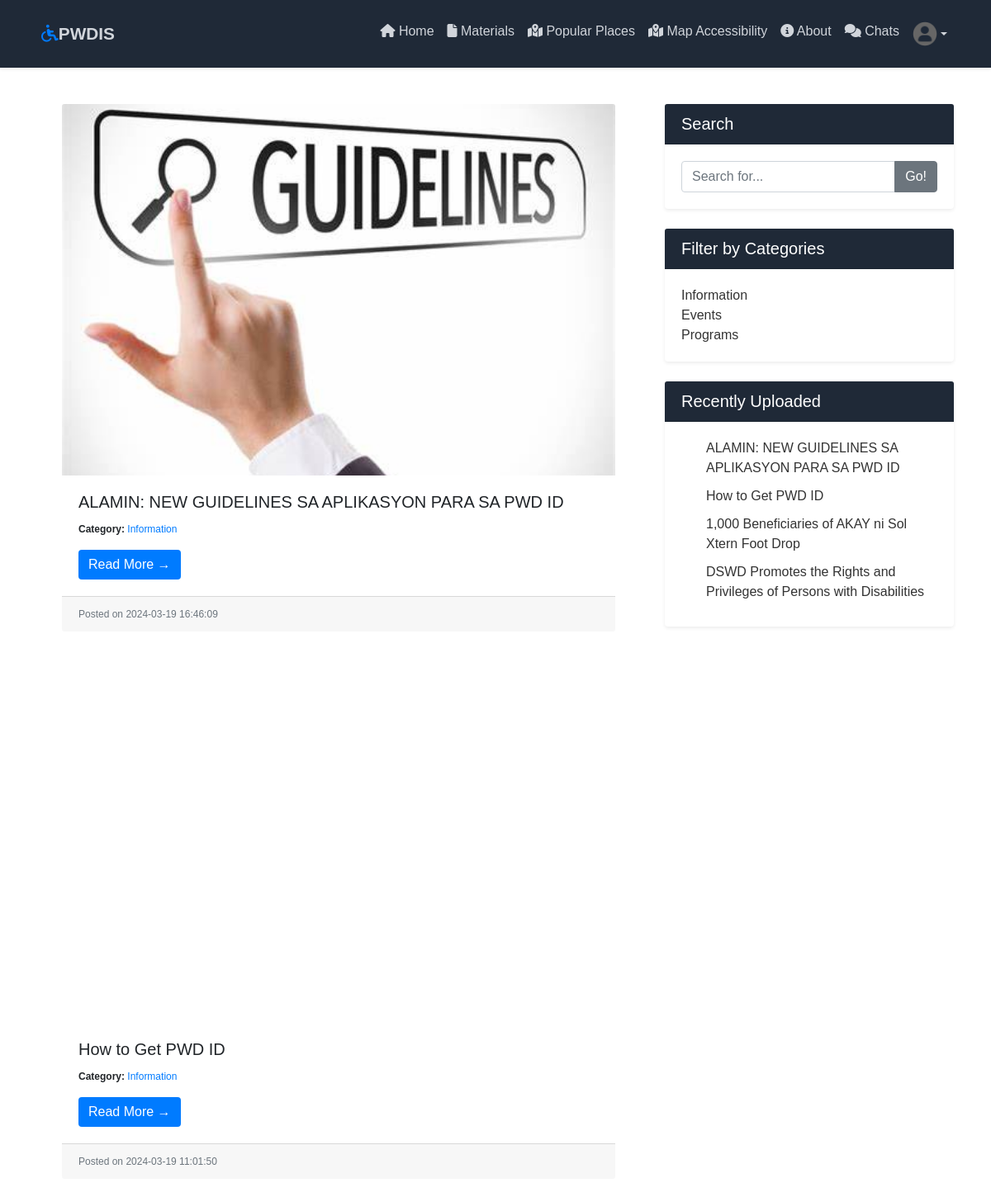
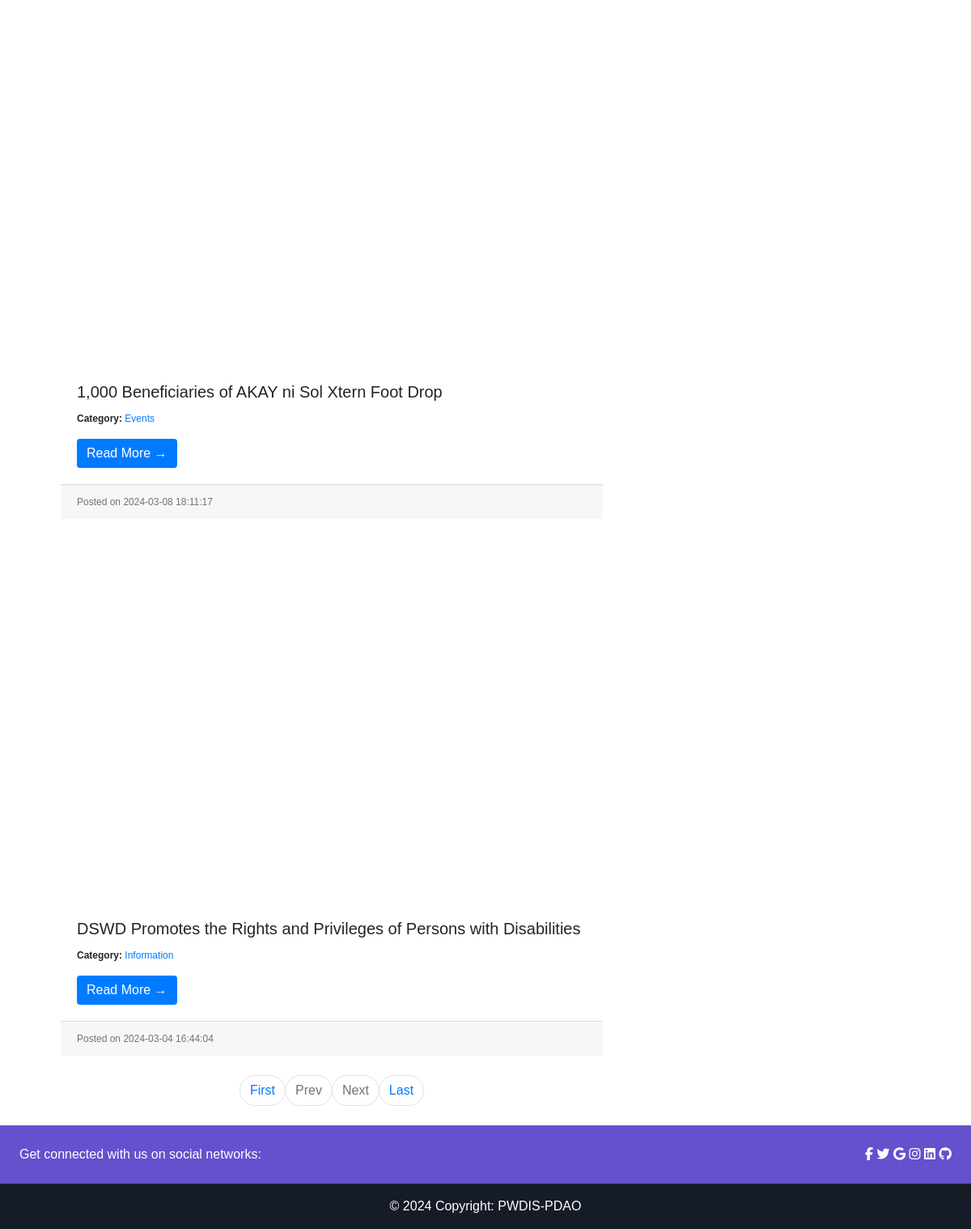
The app's page /index.php (signed in) with its own data (2 pictures, top to bottom).
### tables this page shows
CREATE TABLE `tblposts` (
  `id` int(11) NOT NULL,
  `PostTitle` longtext DEFAULT NULL,
  `CategoryId` int(11) DEFAULT NULL,
  `PostDetails` longtext DEFAULT NULL,
  `PostingDate` timestamp NULL DEFAULT current_timestamp(),
  `UpdationDate` timestamp NULL DEFAULT NULL ON UPDATE current_timestamp(),
  `Is_Active` int(1) DEFAULT NULL,
  `PostUrl` mediumtext DEFAULT NULL,
  `PostImage` varchar(255) DEFAULT NULL
);

CREATE TABLE `tblcategory` (
  `id` int(11) NOT NULL,
  `CategoryName` varchar(200) DEFAULT NULL,
  `Description` mediumtext DEFAULT NULL,
  `PostingDate` timestamp NULL DEFAULT current_timestamp(),
  `UpdationDate` timestamp NULL DEFAULT NULL,
  `Is_Active` int(1) DEFAULT NULL
);

### index.php (the view, shortened to what this page needs)
<?php
include('includes/config.php');
?>
<!DOCTYPE html>
<html lang="en">
<head>
  <link href="vendor/bootstrap/css/bootstrap.min.css" rel="stylesheet">
  <link href="css/modern-business.css" rel="stylesheet">
</head>
<body>
  <?php include('includes/header.php');
  ?>
  <div class="container">
    <div class="row" style="margin-top: 4%">
      <div class="col-md-8 card-container card-custom">
        <?php
        if (isset($_GET['pageno'])) {
          $pageno = $_GET['pageno'];
        } else {
          $pageno = 1;
        }
        $no_of_records_per_page = 8;
        $offset = ($pageno - 1) * $no_of_records_per_page;
        $total_pages_sql = "SELECT COUNT(*) FROM tblposts";
        $result = mysqli_query($con, $total_pages_sql);
        $total_rows = mysqli_fetch_array($result)[0];
        $total_pages = ceil($total_rows / $no_of_records_per_page);
        $query = mysqli_query($con, "SELECT tblposts.id as pid, tblposts.PostTitle as posttitle, tblposts.PostImage, tblcategory.CategoryName as category, tblcategory.id as cid, tblposts.PostingDate as postingdate FROM tblposts LEFT JOIN tblcategory ON tblcategory.id=tblposts.CategoryId WHERE tblposts.Is_Active=1 ORDER BY tblposts.id DESC LIMIT $offset, $no_of_records_per_page");
        while ($row = mysqli_fetch_array($query)) {
        ?>
          <div class="card mb-4">
            <div class="image-container">
              <img class="card-img-top fade-in" src="admin/postimages/<?php echo htmlentities($row['PostImage']); ?>" alt="<?php echo htmlentities($row['posttitle']); ?>">
            </div>
            <div class="card-body">
              <h5 class="card-title"><?php echo htmlentities($row['posttitle']); ?></h5>
              <p><b>Category:</b> <a href="category.php?catid=<?php echo htmlentities($row['cid']) ?>"><?php echo htmlentities($row['category']); ?></a></p>
              <a href="post-details.php?nid=<?php echo htmlentities($row['pid']) ?>" class="btn btn-primary btn-read-more">Read More &rarr;</a>
            </div>
            <div class="card-footer text-muted">
              Posted on <?php echo htmlentities($row['postingdate']); ?>
            </div>
          </div>
        <?php } ?>
        <ul class="pagination justify-content-center mb-4">
          <li class="page-item"><a href="?pageno=1" class="page-link">First</a></li>
          <li class="page-item <?php if ($pageno <= 1) echo 'disabled'; ?>">
            <a href="<?php if ($pageno > 1) echo "?pageno=" . ($pageno - 1); ?>" class="page-link">Prev</a>
          </li>
          <li class="page-item <?php if ($pageno >= $total_pages) echo 'disabled'; ?>">
            <a href="<?php if ($pageno < $total_pages) echo "?pageno=" . ($pageno + 1); ?>" class="page-link">Next</a>
          </li>
          <li class="page-item"><a href="?pageno=<?php echo $total_pages; ?>" class="page-link">Last</a></li>
        </ul>
      </div>
      <?php include('includes/right-sidebar.php'); ?>
    </div>
  </div>
  <?php include('includes/footer.php'); ?>
</body>
</html>

### includes/right-sidebar.php
<div class="col-md-4">
  <div class="card mb-4 shadow-sm">
    <h5 class="card-header">Search</h5>
    <div class="card-body">
      <form name="search" action="search.php" method="post">
        <div class="input-group">
          <input type="text" name="searchtitle" class="form-control" placeholder="Search for..." required>
          <div class="input-group-append">
            <button class="btn btn-secondary" type="submit">Go!</button>
          </div>
        </div>
      </form>
    </div>
  </div>
  <div class="card my-4 shadow-sm">
    <h5 class="card-header">Filter by Categories</h5>
    <div class="card-body">
      <div class="row">
        <div class="col-lg-12">
          <ul class="list-unstyled mb-0">
            <?php
            $query = mysqli_query($con, "SELECT id, CategoryName FROM tblcategory");
            while ($row = mysqli_fetch_array($query)) {
            ?>
              <li>
                <a href="category.php?catid=<?php echo htmlentities($row['id']) ?>" class="category-link"><?php echo htmlentities($row['CategoryName']); ?></a>
              </li>
            <?php } ?>
          </ul>
        </div>
      </div>
    </div>
  </div>
  <div class="card my-4 shadow-sm">
    <h5 class="card-header">Recently Uploaded</h5>
    <div class="card-body">
      <ul class="recent-uploads mb-0">
        <?php
        $query = mysqli_query($con, "SELECT tblposts.id as pid, tblposts.PostTitle as posttitle FROM tblposts ORDER BY tblposts.PostingDate DESC LIMIT 8");
        while ($row = mysqli_fetch_array($query)) {
        ?>
          <li>
            <a href="post-details.php?nid=<?php echo htmlentities($row['pid']) ?>" class="post-link"><?php echo htmlentities($row['posttitle']); ?></a>
          </li>
        <?php } ?>
      </ul>
    </div>
  </div>
</div>

### css/modern-business.css (style rules this page uses)
body { font-family: "Poppins", sans-serif; }
.image-container { width: 100%; height: 450px; overflow: hidden; position: relative; }
.image-container img { width: 100%; height: 100%; object-fit: cover; display: block;/ }
.card { border: none; transition: transform 0.3s, box-shadow 0.3s; margin-bottom: 20px; }
.btn-read-more { background-color: #007bff; border: none; color: white; transition: background-color 0.3s, box-shadow 0.3s; }
.pagination .page-item .page-link { border-radius: 20px; transition: background-color 0.3s; }
.fade-in { opacity: 0; transition: opacity 1s ease-in-out; }
.fade-in.show { opacity: 1; }
.card-container { max-width: 700px; margin: 0 auto; }
.card-body p { font-size: 12px }
.card-footer { font-size: 12px }
@media (min-width: 992px) { body { padding-top: 0; } }
.recent-uploads { list-style: none; padding-left: 0; }
.recent-uploads li { margin-bottom: 10px; }
.recent-uploads li a { display: inline-block; padding-left: 30px; text-decoration: none; color: #333; }
.fade-in { opacity: 0; transition: opacity 0.8s ease; }
.category-link, .post-link { color: #333; text-decoration: none; transition: color 0.3s ease; }
.card-header { background-color: #1F2937; color: #fff; }
.card-body { transition: background-color 0.3s ease; }

### records on screen
tblposts: PostImage (picture), PostTitle "ALAMIN: NEW GUIDELINES SA APLIKASYON PARA SA PWD ID", CategoryId.CategoryName "Information", PostingDate "2024-03-19 16:46:09"
tblposts: PostTitle "How to Get PWD ID", CategoryId.CategoryName "Information", PostingDate "2024-03-19 11:01:50"
tblposts: PostTitle "1,000 Beneficiaries of AKAY ni Sol Xtern Foot Drop", CategoryId.CategoryName "Events", PostingDate "2024-03-08 18:11:17"
tblposts: PostTitle "DSWD Promotes the Rights and Privileges of Persons with Disabilities", CategoryId.CategoryName "Information", PostingDate "2024-03-04 16:44:04"
tblcategory: CategoryName "Information"
tblcategory: CategoryName "Events"
tblcategory: CategoryName "Programs"
